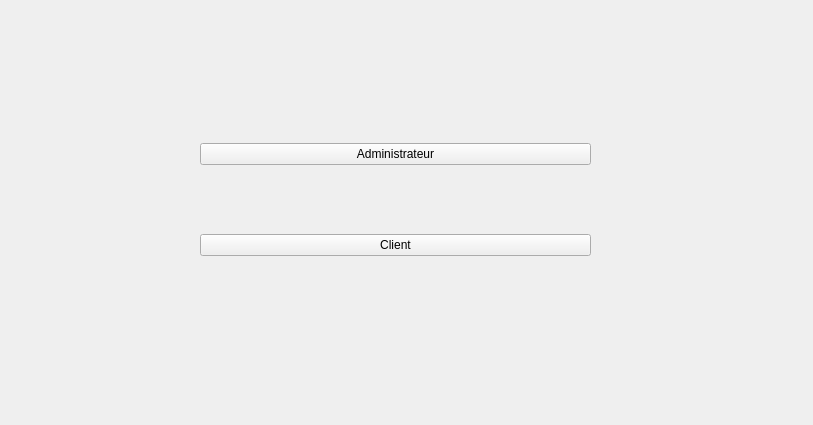
<?xml version="1.0" encoding="UTF-8"?>
<ui version="4.0">
 <class>accueil</class>
 <widget class="QWidget" name="accueil">
  <property name="geometry">
   <rect>
    <x>0</x>
    <y>0</y>
    <width>813</width>
    <height>425</height>
   </rect>
  </property>
  <property name="windowTitle">
   <string>Publication des places d'un stade de football</string>
  </property>
  <widget class="QWidget" name="gridLayoutWidget">
   <property name="geometry">
    <rect>
     <x>200</x>
     <y>80</y>
     <width>391</width>
     <height>241</height>
    </rect>
   </property>
   <layout class="QGridLayout" name="gridLayout">
    <item row="0" column="0">
     <widget class="QPushButton" name="btnAdmin">
      <property name="text">
       <string>Administrateur</string>
      </property>
      <property name="autoDefault">
       <bool>false</bool>
      </property>
      <property name="default">
       <bool>false</bool>
      </property>
      <property name="flat">
       <bool>false</bool>
      </property>
     </widget>
    </item>
    <item row="1" column="0">
     <widget class="QPushButton" name="btnClient">
      <property name="text">
       <string>Client</string>
      </property>
     </widget>
    </item>
   </layout>
  </widget>
 </widget>
 <resources/>
 <connections/>
</ui>
